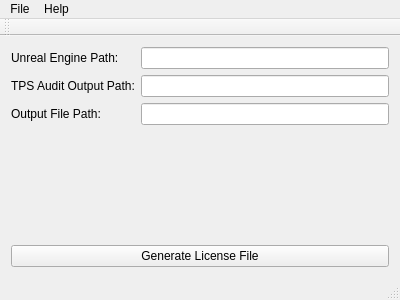
<?xml version="1.0" encoding="UTF-8"?>
<ui version="4.0">
 <class>MainWindow</class>
 <widget class="QMainWindow" name="MainWindow">
  <property name="geometry">
   <rect>
    <x>0</x>
    <y>0</y>
    <width>400</width>
    <height>300</height>
   </rect>
  </property>
  <property name="windowTitle">
   <string/>
  </property>
  <widget class="QWidget" name="centralWidget">
   <layout class="QVBoxLayout" name="verticalLayout_2">
    <item>
     <layout class="QVBoxLayout" name="verticalLayout">
      <item>
       <layout class="QFormLayout" name="formLayout">
        <item row="0" column="0">
         <widget class="QLabel" name="labelUnrealEnginePath">
          <property name="text">
           <string>Unreal Engine Path:</string>
          </property>
         </widget>
        </item>
        <item row="0" column="1">
         <widget class="QLineEdit" name="lineEditUnrealEnginePath"/>
        </item>
        <item row="2" column="0">
         <widget class="QLabel" name="labelOutputFilePath">
          <property name="text">
           <string>Output File Path:</string>
          </property>
         </widget>
        </item>
        <item row="2" column="1">
         <widget class="QLineEdit" name="lineEditOutputFilePath"/>
        </item>
        <item row="1" column="0">
         <widget class="QLabel" name="labelTPSAuditOutputPath">
          <property name="text">
           <string>TPS Audit Output Path:</string>
          </property>
         </widget>
        </item>
        <item row="1" column="1">
         <widget class="QLineEdit" name="lineEditTPSAuditOutputPath"/>
        </item>
       </layout>
      </item>
     </layout>
    </item>
    <item>
     <widget class="QPushButton" name="pushButtonGenerateLicenseFile">
      <property name="text">
       <string>Generate License File</string>
      </property>
     </widget>
    </item>
   </layout>
  </widget>
  <widget class="QMenuBar" name="menuBar">
   <property name="geometry">
    <rect>
     <x>0</x>
     <y>0</y>
     <width>400</width>
     <height>21</height>
    </rect>
   </property>
   <widget class="QMenu" name="menuFile">
    <property name="title">
     <string>File</string>
    </property>
    <addaction name="actionQuit"/>
   </widget>
   <widget class="QMenu" name="menuHelp">
    <property name="title">
     <string>Help</string>
    </property>
    <addaction name="actionAbout"/>
   </widget>
   <addaction name="menuFile"/>
   <addaction name="menuHelp"/>
  </widget>
  <widget class="QToolBar" name="mainToolBar">
   <attribute name="toolBarArea">
    <enum>TopToolBarArea</enum>
   </attribute>
   <attribute name="toolBarBreak">
    <bool>false</bool>
   </attribute>
  </widget>
  <widget class="QStatusBar" name="statusBar"/>
  <action name="actionQuit">
   <property name="text">
    <string>Quit</string>
   </property>
  </action>
  <action name="actionAbout">
   <property name="text">
    <string>About</string>
   </property>
  </action>
 </widget>
 <layoutdefault spacing="6" margin="11"/>
 <resources/>
 <connections/>
</ui>
